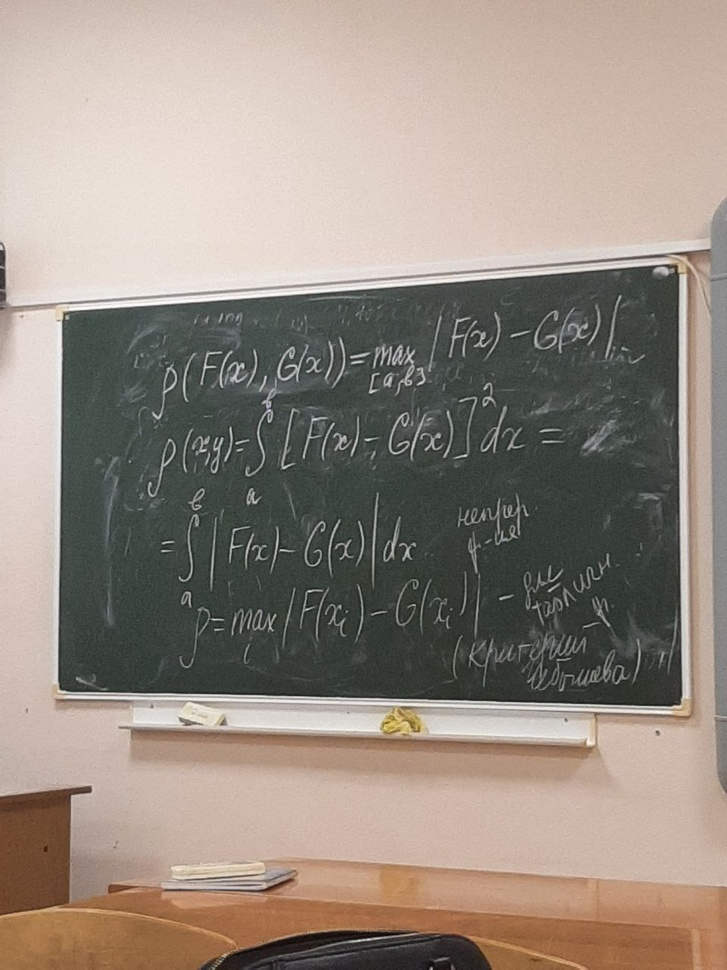
#> input picture CourseWork/image26.jpg, 727 x 970 px, shrunk from 960 x 1280 before the run
$ python okkk.py
#> lines starting #> are read from the running program, lines starting #| are printed output that depends on the picture; after the words box and inside, x2 and y2 are one past the last pixel; in counts of white or black regions, pixels touching at a corner belong together
# [80 lines of commented-out code are left out]


import cv2
import numpy as np

# Путь к изображению
image_path = "image26.jpg"

# Загружаем изображение
Original = cv2.imread(image_path)
#> Original is the input picture: shape (970, 727, 3); mean B, G, R 128.9, 139.5, 150.7
if Original is None:
    print("Не удалось загрузить изображение. Проверьте путь к файлу.")
    exit()

# Цветовая фильтрация
BW = cv2.inRange(Original, (0, 0, 125), (80, 80, 256))  # Фильтрация красного цвета
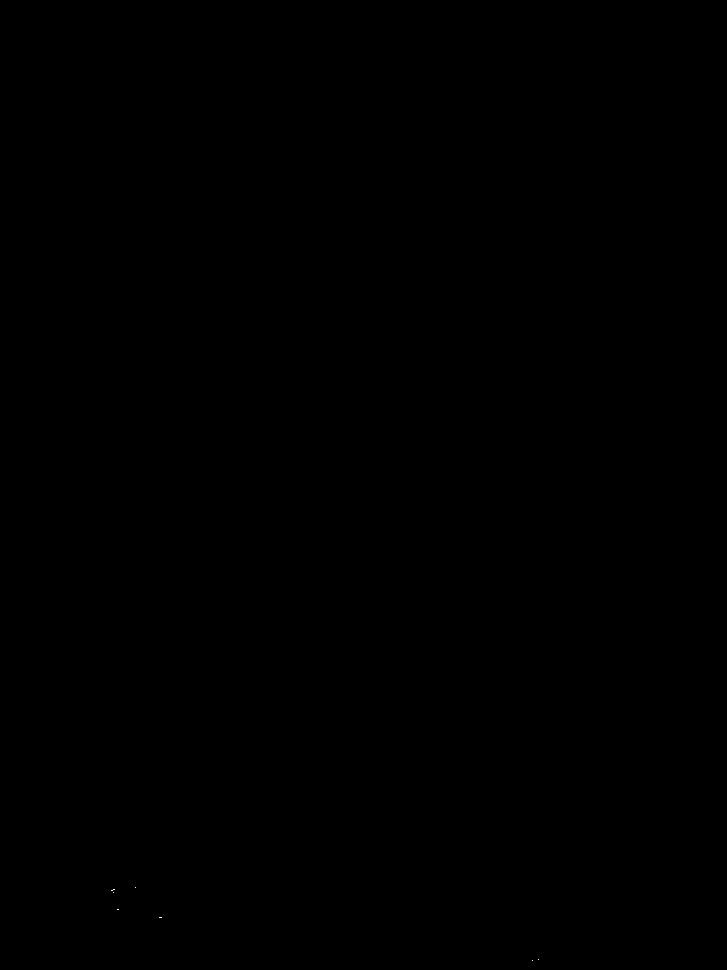
#> BW: shape (970, 727); 0% white in thin lines or dots, all inside (x1, y1, x2, y2) = (111, 887, 539, 961)

# Обработка изображения
BW = cv2.GaussianBlur(BW, (15, 15), 1.5)
BW = cv2.erode(BW, None)
BW = cv2.dilate(BW, None, iterations=10)

# Выявление границ с использованием Canny
Processing = cv2.Canny(BW, 0, 30, apertureSize=3)
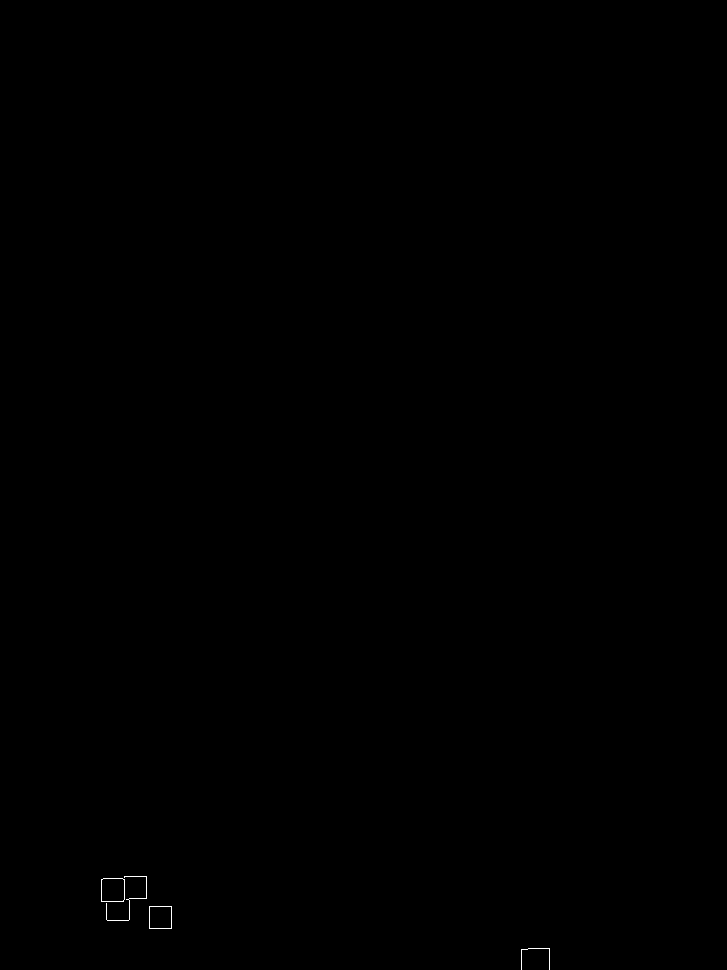
#> Processing: shape (970, 727); 0.05% white in thin lines or dots, all inside (x1, y1, x2, y2) = (101, 876, 550, 970)

# Накладываем выделенные границы на оригинальное изображение
Contours_Overlay = Original.copy()
Contours_Overlay[Processing > 0] = [0, 255, 0]  # Зеленый цвет для границ
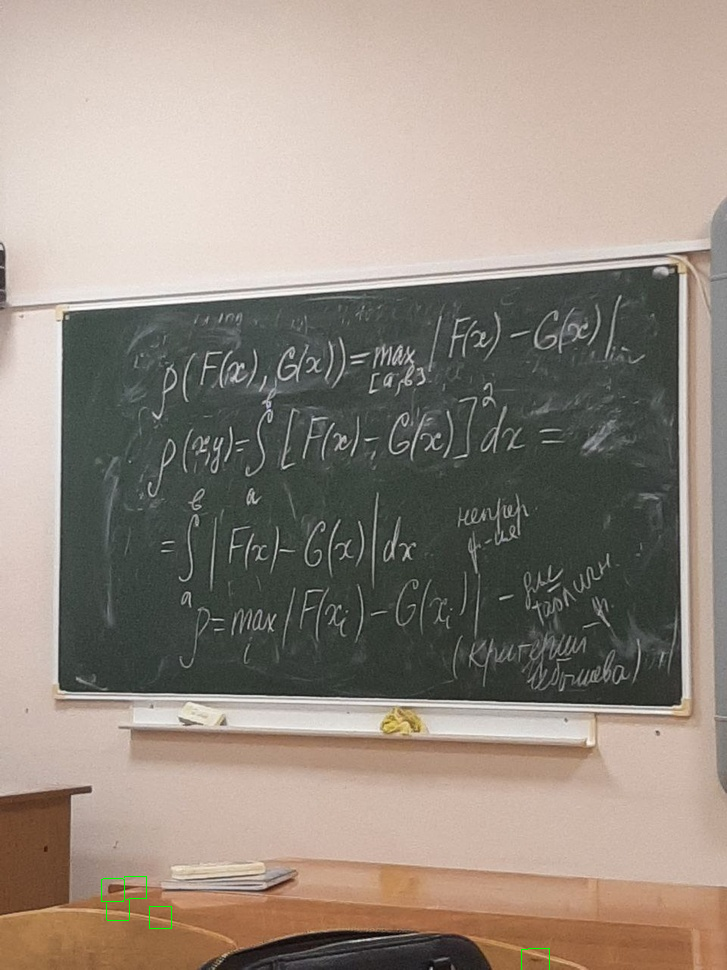
#> Contours_Overlay: shape (970, 727, 3); 0.05% of pixels changed, all inside (x1, y1, x2, y2) = (101, 876, 550, 970)

# Создаем объединенное изображение
combined_image = np.hstack((Original, Contours_Overlay))
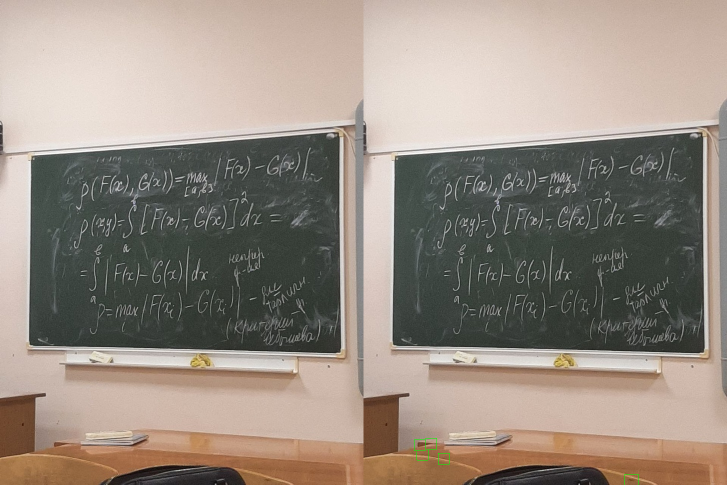
#> combined_image: shape (970, 1454, 3) (shown at 1/2 size); mean B, G, R 128.9, 139.5, 150.6

# Отображение результатов в одном окне
cv2.imshow("Original and Contours", combined_image)

# Ожидание нажатия клавиши
cv2.waitKey(0)
cv2.destroyAllWindows()

$ run again, with CourseWork/image210.jpg copied over CourseWork/image26.jpg
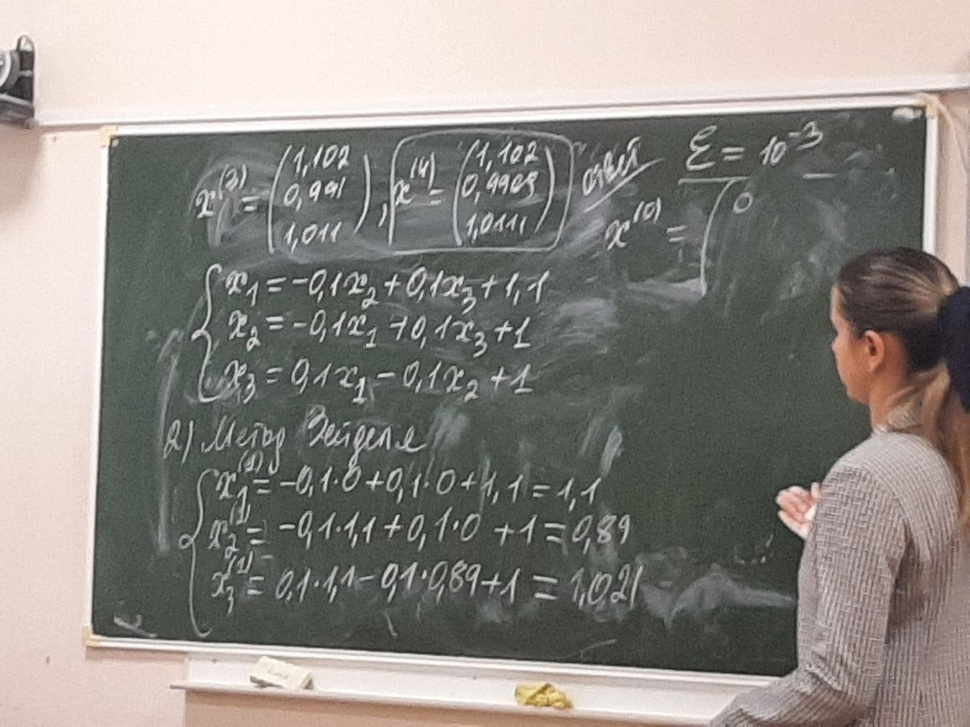
#> input picture CourseWork/image210.jpg, 970 x 727 px, shrunk from 1280 x 960 before the run
#> Original is the input picture: shape (727, 970, 3); mean B, G, R 131.8, 137.5, 141.7
#> Processing: shape (727, 970); 0.09% white in thin lines or dots, all inside (x1, y1, x2, y2) = (846, 326, 911, 396)
#> `Contours_Overlay[Processing > 0] = [0, 255, 0]`:
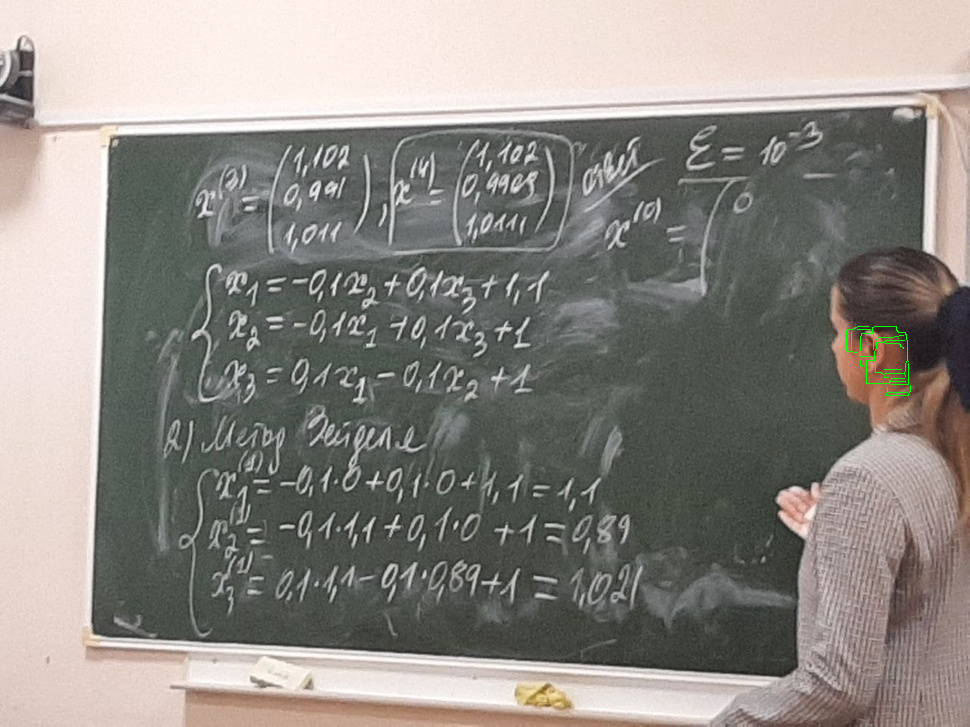
#> Contours_Overlay: shape (727, 970, 3); 0.09% of pixels changed, all inside (x1, y1, x2, y2) = (846, 326, 911, 396)
#> `combined_image = np.hstack((Original, Contours_Overlay))`:
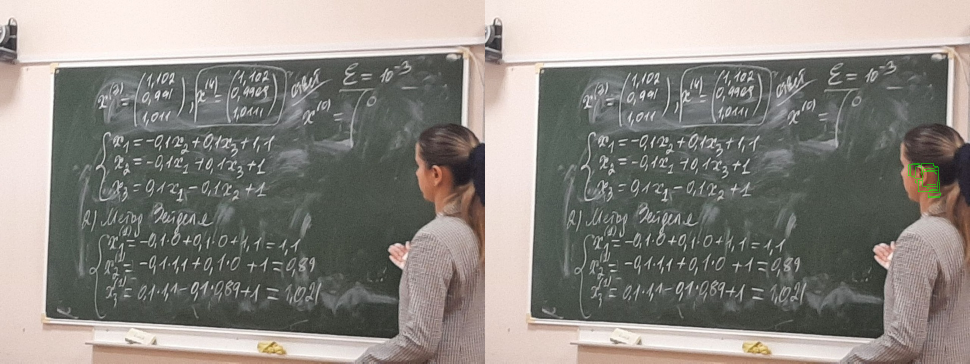
#> combined_image: shape (727, 1940, 3) (shown at 1/2 size); mean B, G, R 131.8, 137.6, 141.7
